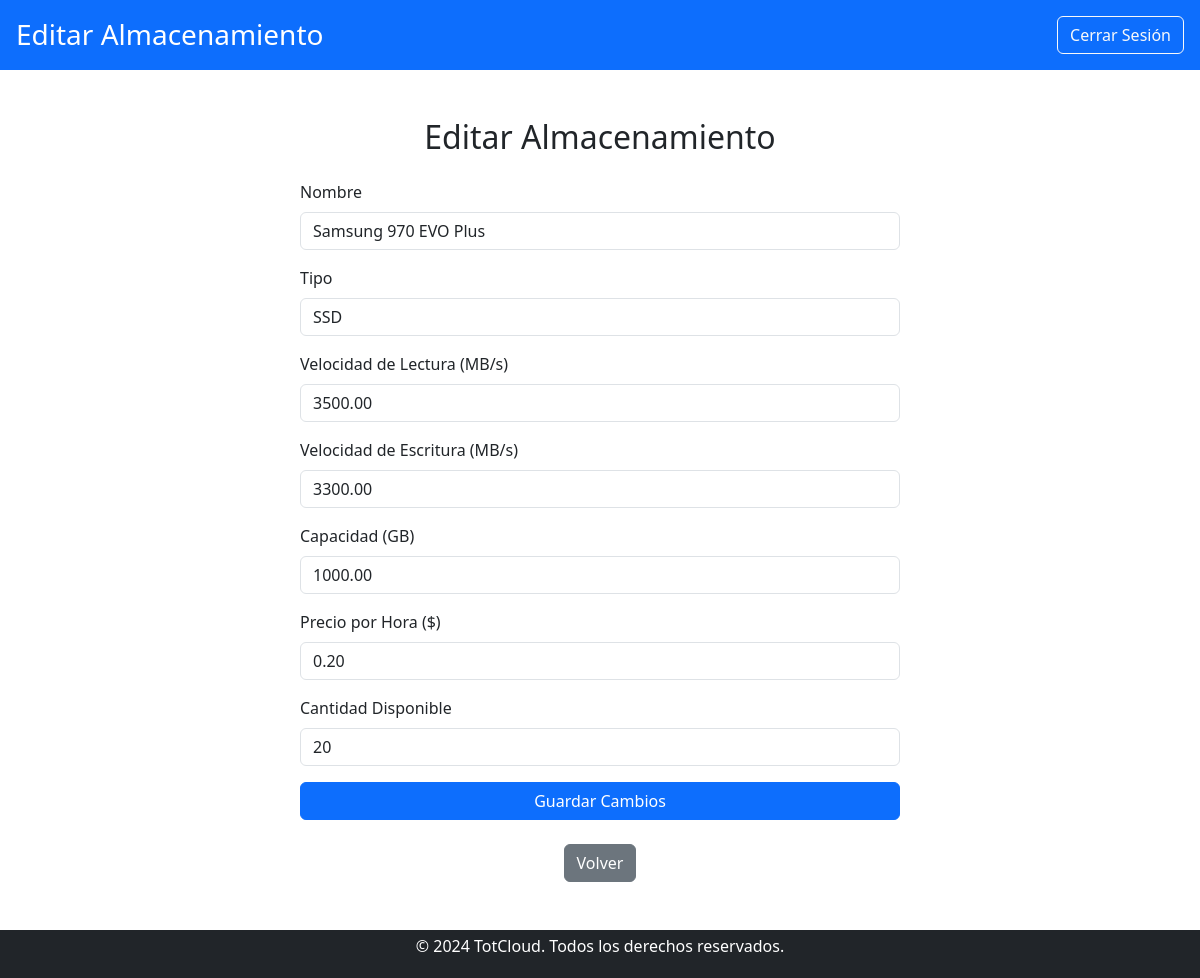
Page /trabajador/modificar_componentes/almacenamiento/editar_almacenamiento.php?id=1 (signed in) on the committed database.
### tables this page shows
CREATE TABLE `almacenamiento` (
  `idAlmacenamiento` int(11) NOT NULL,
  `Nombre` varchar(100) NOT NULL,
  `Tipo` varchar(50) NOT NULL,
  `VelocidadLectura` decimal(10,2) NOT NULL,
  `VelocidadEscritura` decimal(10,2) NOT NULL,
  `Capacidad` decimal(10,2) NOT NULL,
  `PrecioH` decimal(10,2) NOT NULL,
  `Cantidad` int(11) NOT NULL
);

### public/trabajador/modificar_componentes/almacenamiento/editar_almacenamiento.php (the view, shortened to what this page needs)
<?php
include '../../../../includes/db_connect.php';
$idAlmacenamiento = intval($_GET['id']);
$query_almacenamiento = "SELECT * FROM almacenamiento WHERE idAlmacenamiento = ?";
$stmt = $conn->prepare($query_almacenamiento);
$stmt->bind_param('i', $idAlmacenamiento);
$stmt->execute();
$result_almacenamiento = $stmt->get_result();
$almacenamiento = $result_almacenamiento->fetch_assoc();
?>
<!DOCTYPE html>
<html lang="es">
<head>
    <link href="https://cdn.jsdelivr.net/npm/bootstrap@5.3.0/dist/css/bootstrap.min.css" rel="stylesheet">
</head>
<body>
    <header class="bg-primary text-white d-flex justify-content-between align-items-center p-3">
        <div>
            <h1 class="h3 mb-0">Editar Almacenamiento</h1>
        </div>
        <div>
            <a href="../../../logout.php" class="btn btn-outline-light">Cerrar Sesión</a>
        </div>
    </header>
    <main class="container my-5">
        <h2 class="text-center mb-4">Editar Almacenamiento</h2>
        <form method="POST" action="editar_almacenamiento.php?id=<?php echo $idAlmacenamiento; ?>" class="mx-auto" style="max-width: 600px;">
            <div class="mb-3">
                <label for="nombre" class="form-label">Nombre</label>
                <input type="text" class="form-control" id="nombre" name="nombre" value="<?php echo htmlspecialchars($almacenamiento['Nombre']); ?>" required>
            </div>
            <div class="mb-3">
                <label for="tipo" class="form-label">Tipo</label>
                <input type="text" class="form-control" id="tipo" name="tipo" value="<?php echo htmlspecialchars($almacenamiento['Tipo']); ?>" required>
            </div>
            <div class="mb-3">
                <label for="velocidadLectura" class="form-label">Velocidad de Lectura (MB/s)</label>
                <input type="number" class="form-control" id="velocidadLectura" name="velocidadLectura" step="0.1" min="0.1" value="<?php echo $almacenamiento['VelocidadLectura']; ?>" required>
            </div>
            <div class="mb-3">
                <label for="velocidadEscritura" class="form-label">Velocidad de Escritura (MB/s)</label>
                <input type="number" class="form-control" id="velocidadEscritura" name="velocidadEscritura" step="0.1" min="0.1" value="<?php echo $almacenamiento['VelocidadEscritura']; ?>" required>
            </div>
            <div class="mb-3">
                <label for="capacidad" class="form-label">Capacidad (GB)</label>
                <input type="number" class="form-control" id="capacidad" name="capacidad" min="1" value="<?php echo $almacenamiento['Capacidad']; ?>" required>
            </div>
            <div class="mb-3">
                <label for="precioH" class="form-label">Precio por Hora ($)</label>
                <input type="number" class="form-control" id="precioH" name="precioH" step="0.01" min="0" value="<?php echo $almacenamiento['PrecioH']; ?>" required>
            </div>
            <div class="mb-3">
                <label for="cantidad" class="form-label">Cantidad Disponible</label>
                <input type="number" class="form-control" id="cantidad" name="cantidad" min="0" value="<?php echo $almacenamiento['Cantidad']; ?>" required>
            </div>
            <button type="submit" class="btn btn-primary w-100">Guardar Cambios</button>
        </form>
        <div class="text-center mt-4">
            <a href="modificar_almacenamiento.php" class="btn btn-secondary">Volver</a>
        </div>
    </main>
    <?php include '../../../../includes/footer.php'; ?>
</body>
</html>

### rows in the picture
almacenamiento: nombre "Samsung 970 EVO Plus", tipo "SSD", velocidadLectura "3500.00", velocidadEscritura "3300.00", capacidad "1000.00", precioH "0.20", cantidad "20"
